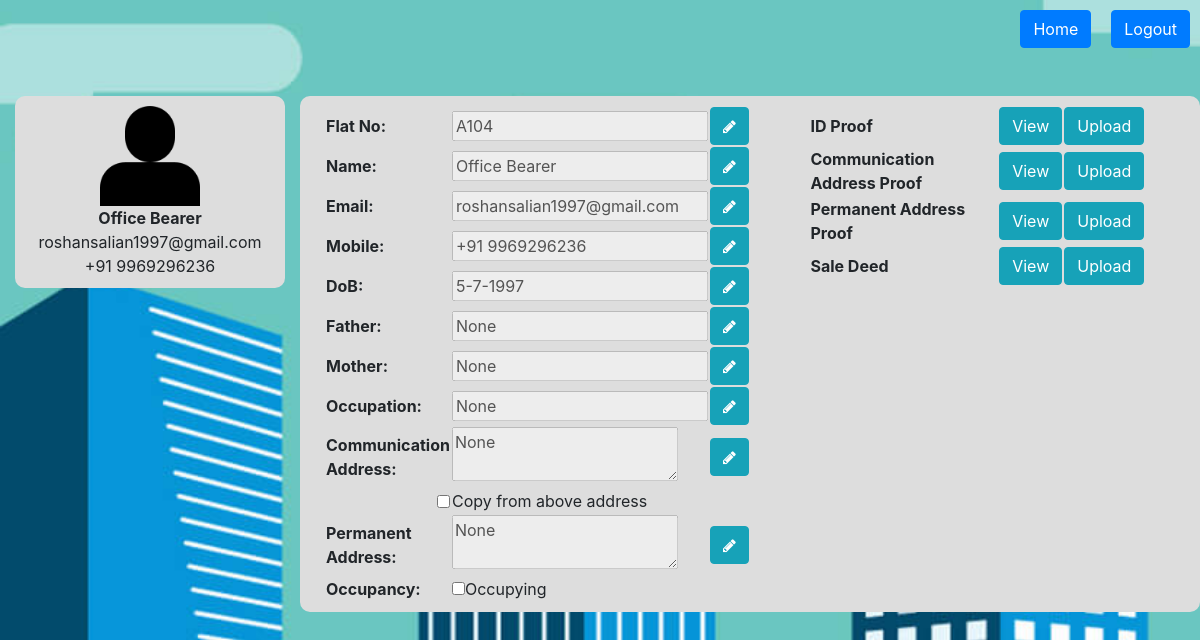
/homeOwner (signed in), run on the app's committed database.
### tables this page shows
CREATE TABLE "homeOwns" (
	"aptNo"	TEXT,
	"email"	TEXT,
	"phone"	TEXT,
	"usrName"	TEXT,
	"dob"	TEXT,
	"photo"	TEXT,
	"id_photo"	TEXT,
	"father"	TEXT,
	"mother"	TEXT,
	"comm_address"	TEXT,
	"perm_address"	TEXT,
	"occupation"	TEXT,
	"occupancy"	INTEGER,
	"comm_add_proof"	TEXT,
	"perm_add_proof"	TEXT,
	"sale_deed"	TEXT,
	"flat_no"	TEXT,
	PRIMARY KEY("aptNo")
);

### script.py (the view)
@app.route('/homeOwner')
def homeOwner():
	if 'user' in session:
		uid = session['user']
	else:
		return redirect(url_for('login'))
	conn = sqlite3.connect('data/data.db')
	cursor = conn.execute("SELECT * FROM homeOwns WHERE aptNo='"+uid+"'")
	cursor = cursor.fetchall()
	flatNo = cursor[0][16]
	name = cursor[0][3]
	email = cursor[0][1]
	mobile = cursor[0][2]
	dob = cursor[0][4]
	father = cursor[0][7]
	mother = cursor[0][8]
	occupation = cursor[0][11]
	comm_address = cursor[0][9]
	perm_address = cursor[0][10]
	if cursor[0][12] == 1:
		occupancy = "checked"
	else:
		occupancy = ""
	photo = cursor[0][5]
	if photo == None:
		photo = "/static/images/user_def.png"
	idProof = cursor[0][6]
	if idProof == None:
		idProof = "No file uploaded yet!"
	else:
		idProof = '<img src="'+idProof+'" width = 400px>'
	commAddProof = cursor[0][13]
	if commAddProof == None:
		commAddProof = "No file uploaded yet!"
	else:
		commAddProof = '<img src="'+commAddProof+'" width = 400px>'
	permAddProof = cursor[0][14]
	if permAddProof == None:
		permAddProof = "No file uploaded yet!"
	else:
		permAddProof = '<img src="'+permAddProof+'" width = 400px>'
	saleDeed = cursor[0][15]
	if saleDeed == None:
		saleDeed = "No file uploaded yet!"
	else:
		saleDeed = '<img src="'+saleDeed+'" width = 400px>'
	return render_template('homeOwnerDet.html', uid = uid, name = name, email = email, mobile = mobile, dob = dob, father = father,
		mother = mother, occupation = occupation, comm_address = comm_address, perm_address = perm_address, photo = photo,
		occupancy = occupancy, idProof = idProof, commAddProof = commAddProof, permAddProof = permAddProof,
		saleDeed = saleDeed, flatNo = flatNo)

### script.py (called while the page is built)
@app.before_request
def before_request():
	g.user = None
	if 'user' in session:
		g.user = session['user']

### templates/homeOwnerDet.html (shortened to what this page needs)
<!DOCTYPE html>
<html>
<head>
	<link rel="stylesheet" type="text/css" href="{{ url_for('static', filename='bootstrap.css') }}">
	<link rel="stylesheet" type="text/css" href="{{ url_for('static', filename='myStyles.css') }}">
	<link rel="stylesheet" href="https://cdnjs.cloudflare.com/ajax/libs/font-awesome/4.7.0/css/font-awesome.min.css">
</head>
<body class="bgSet">
	<a href="/logout" style="float: right; margin: 10px"><button class="btn btn-primary">Logout</button></a>
	<a href="/welcomeH" style="float: right; margin: 10px"><button class="btn btn-primary">Home</button></a>
	<br><br><br>
	<br>
	<div class="container-fluid">
		<div class="row">
			<div class="col-md-3">
				<div class="roundCorner" style="background-color: var(--lightGrey); padding: 10px">
					<center>
						<img src="{{ photo }}" style="width: 100px;" id="usrImg" data-toggle="modal" data-target="#editPhotoModal">
						<br>
						<strong id="usrName">{{ name }}</strong>
						<br>
						<font id="usrEmail">{{ email }}</font>
						<br>
						<font id="usrMobile">{{ mobile }}</font>
					</center>
				</div>
			</div>
			<div class="col-md-9">
				<div class="row roundCorner" style="background-color: var(--lightGrey); padding: 10px">
					<div class="col">
						<center>
							<table width="85%">
								<tr>
									<td><strong>Flat No:</strong></td>
									<td><input type="text" id="userFlatInp" value="{{ flatNo }}" disabled="true"></td>
									<td><button class="btn btn-info" id="userFlatEdit" onclick="editFlat()"><i class="fa fa-pencil" style="font-size: 15px"></i></button></td>
								</tr>
								<tr>
									<td><strong>Name:</strong></td>
									<td><input type="text" id="userNameInp" value="{{ name }}" disabled="true"></td>
									<td><button class="btn btn-info" id="userNameEdit" onclick="editName()"><i class="fa fa-pencil" style="font-size: 15px"></i></button></td>
								</tr>
								<tr>
									<td><strong>Email:</strong></td>
									<td><input type="text" id="userEmailInp" value="{{ email }}" disabled="true"></td>
									<td><button class="btn btn-info" id="userEmailEdit" onclick="editEmail()"><i class="fa fa-pencil" style="font-size: 15px"></i></button></td>
								</tr>
								<tr>
									<td><strong>Mobile:</strong></td>
									<td><input type="text" id="userMobInp" value="{{ mobile }}" disabled="true"></td>
									<td><button class="btn btn-info" id="userMobEdit" onclick="editMobile()"><i class="fa fa-pencil" style="font-size: 15px"></i></button></td>
								</tr>
								<tr>
									<td><strong>DoB:</strong></td>
									<td><input type="text" id="userDobInp" value="{{ dob }}" disabled="true"></td>
									<td><button class="btn btn-info" id="userDobEdit" onclick="editDob()"><i class="fa fa-pencil" style="font-size: 15px"></i></button></td>
								</tr>
								<tr>
									<td><strong>Father:</strong></td>
									<td><input type="text" id="userFatherInp" value="{{ father }}" disabled="true"></td>
									<td><button class="btn btn-info" id="userFatherEdit" onclick="editFather()"><i class="fa fa-pencil" style="font-size: 15px"></i></button></td>
								</tr>
								<tr>
									<td><strong>Mother:</strong></td>
									<td><input type="text" id="userMotherInp" value="{{ mother }}" disabled="true"></td>
									<td><button class="btn btn-info" id="userMotherEdit" onclick="editMother()"><i class="fa fa-pencil" style="font-size: 15px"></i></button></td>
								</tr>
								<tr>
									<td><strong>Occupation:</strong></td>
									<td><input type="text" id="userOccuInp" value="{{ occupation }}" disabled="true"></td>
									<td><button class="btn btn-info" id="userOccuEdit" onclick="editOccup()"><i class="fa fa-pencil" style="font-size: 15px"></i></button></td>
								</tr>
								<tr>
									<td><strong>Communication Address:</strong></td>
									<td><textarea id="userCommAddrInp" disabled="true">{{ comm_address }}</textarea></td>
									<td><button class="btn btn-info" id="userCommAddrEdit" onclick="editCommAddress()"><i class="fa fa-pencil" style="font-size: 15px"></i></button></td>
								</tr>
								<tr>
									<td><input type="checkbox" id="sameAddrCheck" style="float: right" onclick="copyAddress()"></td>
									<td>Copy from above address</td>
								</tr>
								<tr>
									<td><strong>Permanent Address:</strong></td>
									<td><textarea id="userPermAddrInp" disabled="true">{{ perm_address }}</textarea></td>
									<td><button class="btn btn-info" id="userPermAddrEdit" onclick="editPermAddress()"><i class="fa fa-pencil" style="font-size: 15px"></i></button></td>
								</tr>
								<tr>
									<td><strong>Occupancy:</strong></td>
									<td><input type="checkbox" id="occupancyCheck" {{ occupancy }} onclick="editOccupancy()">Occupying</td>
								</tr>
							</table>
						</center>
					</div>
					<div class="col">
						<center>
							<table width="85%">
								<tr>
									<td><strong>ID Proof</strong></td>
									<td><button class="btn btn-info" data-toggle="modal" data-target="#viewIdProofModal">View</button></td>
									<td><button class="btn btn-info" data-toggle="modal" data-target="#uploadIdProofModal">Upload</button></td>
								</tr>
								<tr>
									<td><strong>Communication Address Proof</strong></td>
									<td><button class="btn btn-info" data-toggle="modal" data-target="#viewCommAddProofModal">View</button></td>
									<td><button class="btn btn-info" data-toggle="modal" data-target="#uploadCommAddProofModal">Upload</button></td>
								</tr>
								<tr>
									<td><strong>Permanent Address Proof</strong></td>
									<td><button class="btn btn-info" data-toggle="modal" data-target="#viewPermAddProofModal">View</button></td>
									<td><button class="btn btn-info" data-toggle="modal" data-target="#uploadPermAddProofModal">Upload</button></td>
								</tr>
								<tr>
									<td><strong>Sale Deed</strong></td>
									<td><button class="btn btn-info" data-toggle="modal" data-target="#viewSaleDeedModal">View</button></td>
									<td><button class="btn btn-info" data-toggle="modal" data-target="#uploadSaleDeedModal">Upload</button></td>
								</tr>
							</table>
						</center>
					</div>
				</div>
			</div>
		</div>
	</div>
</body>
</html>

### static/myStyles.css (style rules this page uses)
:root { --lightGrey: #DDDDDD; --maroon: #800000; --deepGreenLight: #00902080; --deepBlueLight: #00008080; --orangeLight: #FFA000A0; --pinkLight: #F4BFBEC0; --redLight: #FF000090; --lightRed: #FF3333; --lightBlue: #ADD8E6F0; --lightGreen: #90EE90F0; }
.bgSet { background-image: url('/static/images/buildings.jpg'); background-repeat: no-repeat; background-size: cover; background-attachment: fixed; }
.roundCorner { border-radius: 10px; }

### data on the page
homeOwns: usrName "Office Bearer", email "roshansalian1997@gmail.com", phone "+91 9969296236", flat_no "A104", dob "5-7-1997"
